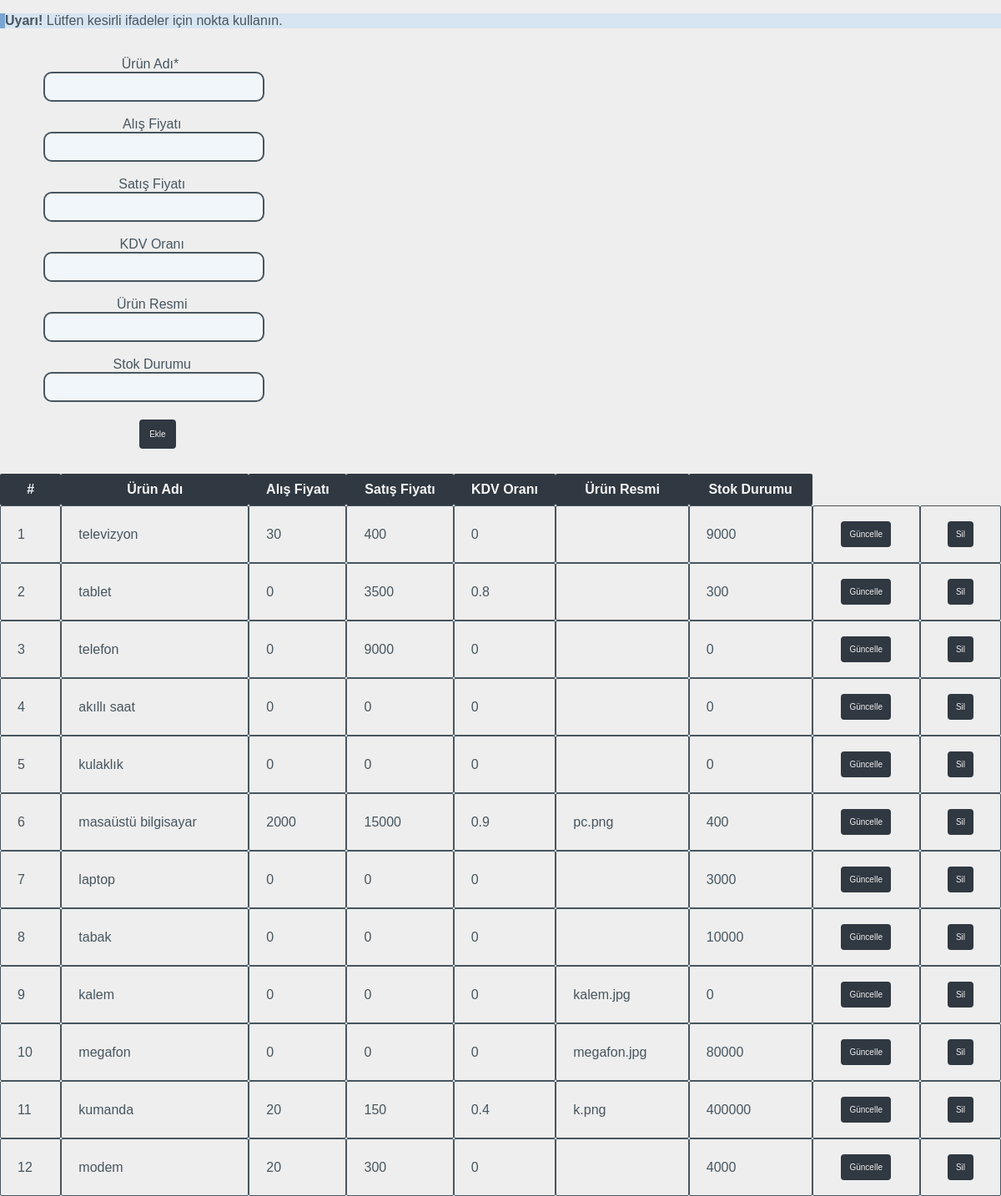
The page /listing.php on the database its author committed.
### tables this page shows
CREATE TABLE `products` (
  `id` int(11) NOT NULL,
  `ürün_adı` text NOT NULL,
  `alış_fiyatı` float DEFAULT 0,
  `satış_fiyatı` float DEFAULT 0,
  `kdv_oranı` float DEFAULT 0,
  `ürün_resmi` text DEFAULT NULL,
  `stok_durumu` int(11) DEFAULT 0,
  `isDeleted` int(1) NOT NULL
);

### listing.php (the view, shortened to what this page needs)
<?php
include('inserting.php');
$query = "SELECT * FROM products WHERE isDeleted = 1";
$result = mysqli_query($conn, $query);
?>
    <head>
    </head>
    <table style="width:100%" cellspacing="0" cellpadding="10">
    <tr>
        <th>#</th>
        <th>Ürün Adı</th>
        <th>Alış Fiyatı</th>
        <th>Satış Fiyatı</th>
        <th>KDV Oranı</th>
        <th>Ürün Resmi</th>
        <th>Stok Durumu</th>
    </tr>
    <?php
    if ($result->num_rows > 0) {
    $sn=1;
    while($data = $result->fetch_assoc()) {
    ?>
    <tr>
    <td><?php echo $sn; ?> </td>
                <td class="editable" data-column="ürün_adı"><?php echo $data['ürün_adı']; ?></td>
                <td class="editable" data-column="alış_fiyatı"><?php echo $data['alış_fiyatı']; ?></td>
                <td class="editable" data-column="satış_fiyatı"><?php echo $data['satış_fiyatı']; ?></td>
                <td class="editable" data-column="kdv_oranı"><?php echo $data['kdv_oranı']; ?></td>
                <td class="editable" data-column="ürün_resmi"><?php echo $data['ürün_resmi']; ?></td>
                <td class="editable" data-column="stok_durumu"><?php echo $data['stok_durumu']; ?></td>
                <td align="center"><button class="edit" data-id="<?php echo $data['id']; ?>">Güncelle</button></td>
                <td align="center">
                    <form action="" method="post">
                        <button class='btn' type="submit" name='delete' data-id="<?php echo $data['id'];?>">Sil</button>
                    </form>
                </td>
    <tr>
    <?php
    $sn++;}} else { ?>
        <tr>
        <td colspan="6">No data found</td>
        </tr>
    <?php } ?>
    </table>

### inserting.php (shortened to what this page needs)
<!DOCTYPE html>
<html>
    <head>
    </head>
    <body>
      <form action="" method = "POST">
        <div class="warning">
            <p><strong>Uyarı!</strong> Lütfen kesirli ifadeler için nokta kullanın.</p>
        </div>
        <div class="box"; style="width:360px;height:500px;border:.5px;">
          &nbsp;<br>Ürün Adı*<br>&nbsp;
          <input name="urun_adi" class="input" size="30" style="height:30px"  type="text" required>
          <br><br>&nbsp;Alış Fiyatı<br>&nbsp;
          <input name="alis_fiyati" class="input" size="30" style="height:30px"  type="float">
          <br><br>&nbsp;Satış Fiyatı<br>&nbsp;
          <input name="satis_fiyati" class="input" size="30" style="height:30px"  type="float">
          <br><br>&nbsp;KDV Oranı<br>&nbsp;
          <input name="kdv" class="input" size="30" style="height:30px"  type="float">
          <br><br>&nbsp;Ürün Resmi<br>&nbsp;
          <input name="urun_resmi" class="input" size="30" style="height:30px"  type="text">
          <br><br>&nbsp;Stok Durumu<br>&nbsp;
          <input name="stok" class="input" size="30" style="height:30px"  type="int">
          <br>
          <br>&nbsp;&nbsp;&nbsp;
          <button type ="submit" name="submit" class="sbmt"> Ekle </button>
          <br><br>
        </div><br>
      </form>
    </body>
</html>

### inserting.php (style rules this page uses)
.edit { background-color: #303841; color: #eeeeee; padding: 8px; text-align: center; text-decoration: none; display: inline-block; font-size: 10px; margin: 4px 2px; cursor: pointer; border: 2px solid #303841; }
.btn { background-color: #303841; color: #eeeeee; padding: 8px; text-align: center; text-decoration: none; display: inline-block; font-size: 10px; margin: 8px 3px; cursor: pointer; border: 2px solid #303841; }
.edit { border-radius: 4px; }
.btn { border-radius: 4px; }
.sbmt { background-color: #303841; color: #eeeeee; padding: 10px; text-align: center; text-decoration: none; display: inline-block; font-size: 10px; margin: 3px 2px; cursor: pointer; border: 2px solid #303841; }
.sbmt { border-radius: 4px; }
.box { text-align: center; }
.input { background-color: #f1f6fa; border: 2px solid #47555e; border-radius: 10px; }
body { background-color: #eeeeee; font-family: 'Lexend Deca', sans-serif; margin: auto; color: #47555e; }
.warning { background-color: #d7e4f1; border-left: 6px solid #7aa5d2; }

### listing.php (style rules this page uses)
::after table { border-collapse: collapse; }
table th { background-color: #303841; color: #f7f7f7; border-radius: 2px; }
table td { background-color: #eeeeee; border: 1px solid #47555e; border-radius: 2px; padding: 10px 20px; }

### rows shown on the page
products: ürün_adı "televizyon", alış_fiyatı "30", satış_fiyatı "400", kdv_oranı "0", stok_durumu "9000"
products: ürün_adı "tablet", alış_fiyatı "0", satış_fiyatı "3500", kdv_oranı "0.8", stok_durumu "300"
products: ürün_adı "telefon", alış_fiyatı "0", satış_fiyatı "9000", kdv_oranı "0", stok_durumu "0"
products: ürün_adı "akıllı saat", alış_fiyatı "0", satış_fiyatı "0", kdv_oranı "0", stok_durumu "0"
products: ürün_adı "kulaklık", alış_fiyatı "0", satış_fiyatı "0", kdv_oranı "0", stok_durumu "0"
products: ürün_adı "masaüstü bilgisayar", alış_fiyatı "2000", satış_fiyatı "15000", kdv_oranı "0.9", ürün_resmi "pc.png", stok_durumu "400"
products: ürün_adı "laptop", alış_fiyatı "0", satış_fiyatı "0", kdv_oranı "0", stok_durumu "3000"
products: ürün_adı "tabak", alış_fiyatı "0", satış_fiyatı "0", kdv_oranı "0", stok_durumu "10000"
products: ürün_adı "kalem", alış_fiyatı "0", satış_fiyatı "0", kdv_oranı "0", ürün_resmi "kalem.jpg", stok_durumu "0"
products: ürün_adı "megafon", alış_fiyatı "0", satış_fiyatı "0", kdv_oranı "0", ürün_resmi "megafon.jpg", stok_durumu "80000"
products: ürün_adı "kumanda", alış_fiyatı "20", satış_fiyatı "150", kdv_oranı "0.4", ürün_resmi "k.png", stok_durumu "400000"
products: ürün_adı "modem", alış_fiyatı "20", satış_fiyatı "300", kdv_oranı "0", stok_durumu "4000"
